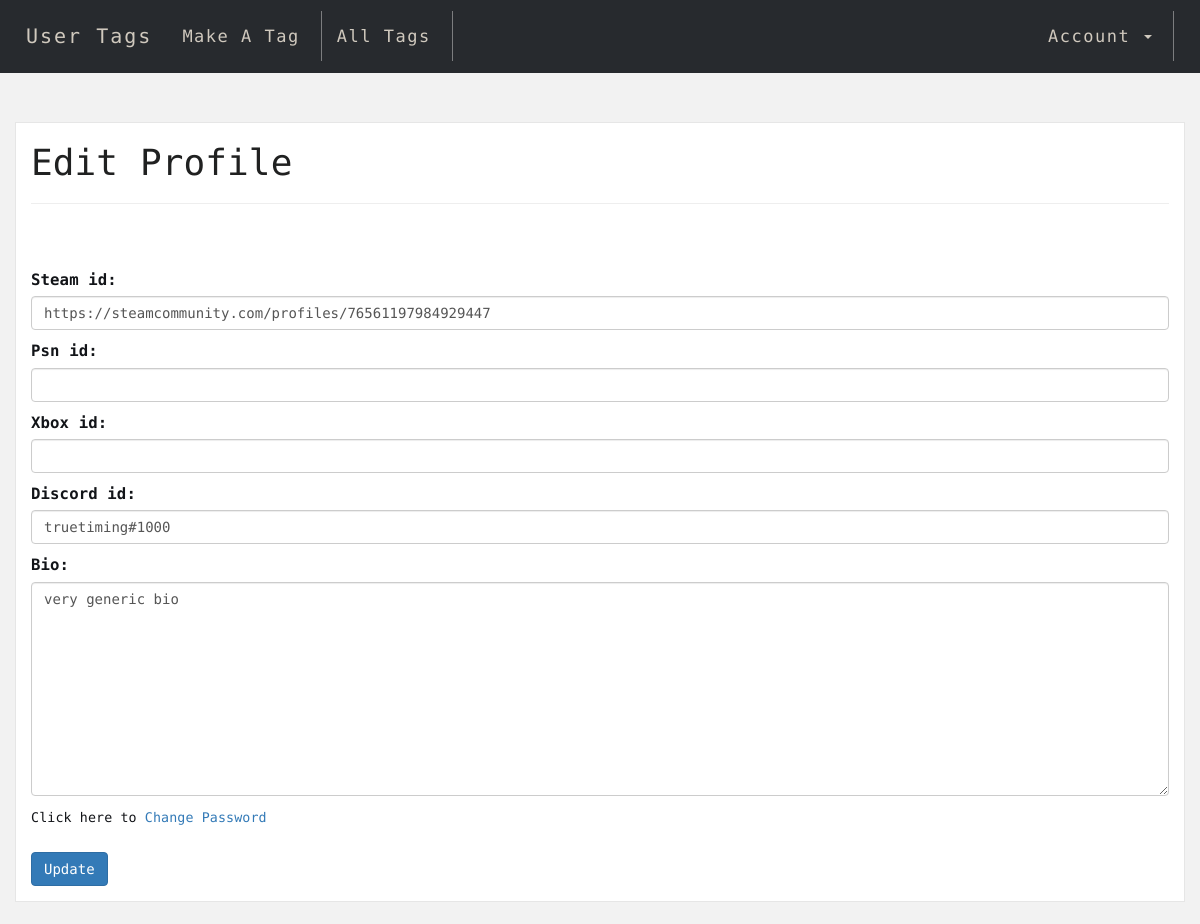
Page /edit_profile/ (signed in) on the committed database.
### droptag/models.py (models this page shows, shortened)
class UserProfile(models.Model):
    user = models.OneToOneField(User, null=True, on_delete=models.CASCADE)
    name = models.CharField(max_length=200, blank=True)
    steam_id = models.CharField(max_length=200, blank=True)
    psn_id = models.CharField(max_length=200, blank=True)
    xbox_id = models.CharField(max_length=200, blank=True)
    discord_id = models.CharField(max_length=45, blank=True)
    bio = models.TextField(blank=True)

### droptag/views.py (the view)
# urls.py: path('edit_profile/', views.edit_profile, name='edit_profile'),
@login_required
def edit_profile(request):
    if request.method == 'POST':
        profile_form = EditUserProfileForm(request.POST, instance=request.user.userprofile)
        if profile_form.is_valid():
            custom_form = profile_form.save(False)
            custom_form.save()
            return HttpResponseRedirect(reverse('homepage'))
    else:
        profile_form = EditUserProfileForm(instance=request.user.userprofile)
        args = {}
        args['profile_form'] = profile_form
        return render(request, 'edit_profile.html', args)

### droptag/forms.py
class EditUserProfileForm(forms.ModelForm):
    class Meta:
        model = UserProfile
        fields = ['steam_id',
                  'psn_id',
                  'xbox_id',
                  'discord_id',
                  'bio'
                  ]
        widgets = {
            'steam_id': forms.TextInput(attrs={'class':'form-control'}),
            'psn_id': forms.TextInput(attrs={'class':'form-control'}),
            'xbox_id': forms.TextInput(attrs={'class':'form-control'}),
            'discord_id': forms.TextInput(attrs={'class':'form-control'}),
            'bio': forms.Textarea(attrs={'class':'form-control'}),
            }

### droptag/templates/edit_profile.html (shortened to what this page needs)
{% extends 'base.html' %}
{% block content %}
{% load static %}
<head>
  <link
    rel="stylesheet"
    href="https://maxcdn.bootstrapcdn.com/bootstrap/3.3.7/css/bootstrap.min.css"
  />
  <link rel="stylesheet" href="{% static 'style.css' %}" />
</head>
<h1>Edit Profile</h1>
<hr>
<br/><br/>
<div class="col-7">
    <div class="form-group">
        <form method="POST" enctype="multipart/form-data">
            {{ profile_form.as_p }}
            <small>Click here to<a href="{% url 'change_password' %}"> Change Password</a></small>
            <br/><br/>
            <button class="btn btn-primary">Update</button>
    </div>
</div>
{% endblock %}

### droptag/static/style.css (style rules this page uses)
*, *:after, *:before { -webkit-box-sizing: border-box; -moz-box-sizing: border-box; box-sizing: border-box; }
html, body { position: relative; min-height: 100%; height: 100%; }
html { position: relative; overflow-x: hidden; padding: 0; min-height: 100%; font-size: 70%; }
body { padding-top: 100px; font-family: 'Encode Sans', 'Roboto', 'Helvetica Neue, Helvetica, Arial', sans-serif; font-style: normal; font-weight: 300; font-size: 1.4rem; line-height: 2rem; letter-spacing: 0.01rem; color: #121418; background: #F2F2F2; -webkit-font-smoothing: antialiased; -moz-osx-font-smoothing: grayscale; text-rendering: optimizeLegibility; }
h1 { color: #202121; }

### rows in the picture
UserProfile: steam_id "https://steamcommunity.com/profiles/76561197984929447", discord_id "truetiming#1000", bio "very generic bio"
